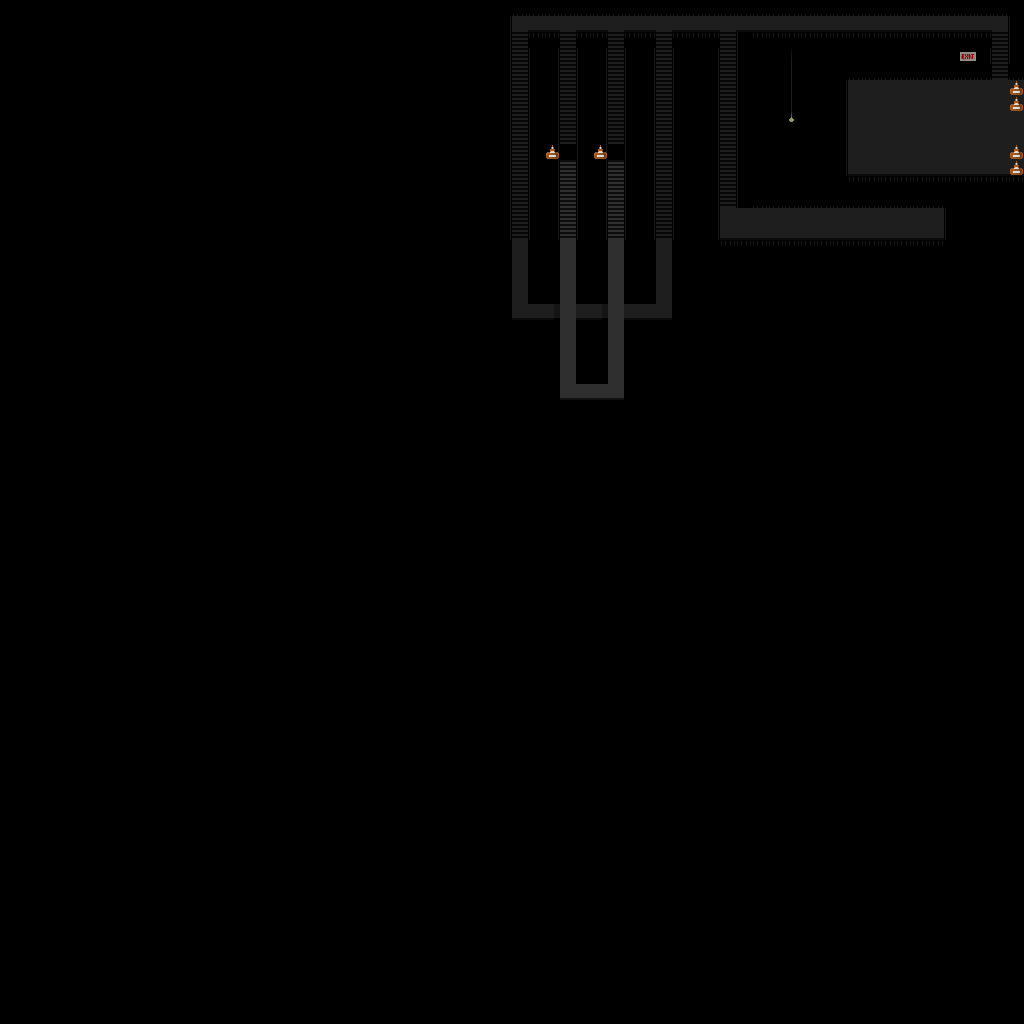

Rendered tile map (Tiled .tmx) drawn with the repository's tilesets; below, a short description and the map source with its tile grids summarised:
An orthogonal 64x64 tile map with 16x16 px tiles, 3 tile layers (Tile Layer 1, TopStairs, Top) and 3 objects.

<map version="1.5" tiledversion="1.7.2" orientation="orthogonal" renderorder="right-down" width="64" height="64" tilewidth="16" tileheight="16" infinite="0" nextlayerid="5" nextobjectid="11">
 <properties>
  <property name="right" value="Maps\stairwell1.tmx" />
 </properties>
 <tileset firstgid="1" source="stairwell.tsx" />
 <layer id="1" name="Tile Layer 1" width="64" height="64" opacity="0.65">
  <data>[4096 cells, 438 non-empty, 12 distinct tile ids]</data>
 </layer>
 <layer id="4" name="TopStairs" width="64" height="64">
  <properties>
   <property name="layer" type="int" value="1" />
  </properties>
  <data>[4096 cells, 32 non-empty, 3 distinct tile ids]</data>
 </layer>
 <layer id="2" name="Top" width="64" height="64">
  <properties>
   <property name="walkableBackground" type="bool" value="true" />
  </properties>
  <data>[4096 cells, 6 non-empty, 1 distinct tile ids]</data>
 </layer>
 <objectgroup id="3" name="Objects">
  <object id="1" gid="17" x="896" y="80" width="16" height="16">
   <properties>
    <property name="playSound" value="Audio\SFX\connect01_1" />
    <property name="setFlag" value="yPanel" />
   </properties>
  </object>
  <object id="8" gid="2" x="560" y="160" width="16" height="16">
   <properties>
    <property name="layerGate" value="top:1;bottom:0" />
    <property name="noCollide" type="bool" value="true" />
   </properties>
  </object>
  <object id="9" gid="2" x="608" y="160" width="16" height="16">
   <properties>
    <property name="layerGate" value="top:1;bottom:0" />
    <property name="noCollide" type="bool" value="true" />
   </properties>
  </object>
 </objectgroup>
</map>
